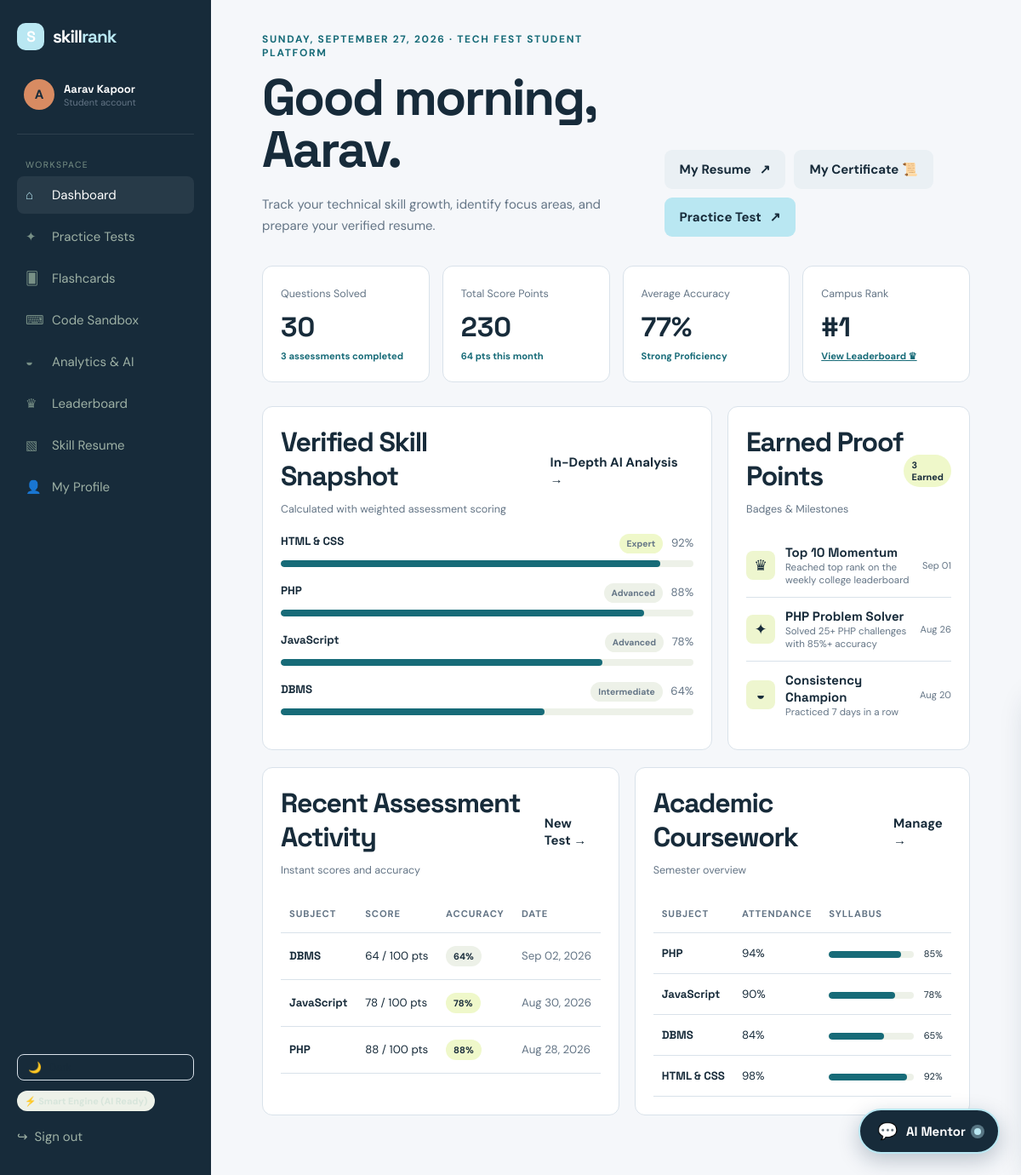
/dashboard.php (signed in), run on the app's committed database.
### tables this page shows
CREATE TABLE IF NOT EXISTS `students` (
    `id` INT AUTO_INCREMENT PRIMARY KEY,
    `user_id` INT UNIQUE NOT NULL,
    `university` VARCHAR(160) DEFAULT 'Northbridge University',
    `course` VARCHAR(100) DEFAULT 'BCA / B.Tech CS',
    `semester` VARCHAR(40) DEFAULT 'Semester 4',
    `phone` VARCHAR(30) DEFAULT '',
    `avatar` VARCHAR(255) DEFAULT '',
    `bio` TEXT,
    `career_goal` VARCHAR(160) DEFAULT 'Full-Stack Software Developer',
    FOREIGN KEY (`user_id`) REFERENCES `users`(`id`) ON DELETE CASCADE
);

CREATE TABLE IF NOT EXISTS `users` (
    `id` INT AUTO_INCREMENT PRIMARY KEY,
    `name` VARCHAR(100) NOT NULL,
    `email` VARCHAR(160) UNIQUE NOT NULL,
    `password_hash` VARCHAR(255) NOT NULL,
    `role` ENUM('student','admin') DEFAULT 'student',
    `created_at` TIMESTAMP DEFAULT CURRENT_TIMESTAMP
);

CREATE TABLE IF NOT EXISTS `student_skills` (
    `id` INT AUTO_INCREMENT PRIMARY KEY,
    `user_id` INT NOT NULL,
    `skill_id` INT NOT NULL,
    `score` DECIMAL(5,2) DEFAULT 0,
    `level` VARCHAR(30) DEFAULT 'Beginner',
    `updated_at` TIMESTAMP DEFAULT CURRENT_TIMESTAMP ON UPDATE CURRENT_TIMESTAMP,
    UNIQUE KEY `student_skill` (`user_id`, `skill_id`),
    FOREIGN KEY (`user_id`) REFERENCES `users`(`id`) ON DELETE CASCADE,
    FOREIGN KEY (`skill_id`) REFERENCES `skills`(`id`) ON DELETE CASCADE
);

CREATE TABLE IF NOT EXISTS `skills` (
    `id` INT AUTO_INCREMENT PRIMARY KEY,
    `name` VARCHAR(80) NOT NULL UNIQUE
);

CREATE TABLE IF NOT EXISTS `achievements` (
    `id` INT AUTO_INCREMENT PRIMARY KEY,
    `user_id` INT NOT NULL,
    `title` VARCHAR(120) NOT NULL,
    `description` VARCHAR(255),
    `icon` VARCHAR(10) DEFAULT '✦',
    `earned_at` DATE,
    FOREIGN KEY (`user_id`) REFERENCES `users`(`id`) ON DELETE CASCADE
);

CREATE TABLE IF NOT EXISTS `quiz_attempts` (
    `id` INT AUTO_INCREMENT PRIMARY KEY,
    `user_id` INT NOT NULL,
    `subject_id` INT NOT NULL,
    `test_id` INT NULL,
    `score` INT DEFAULT 0,
    `total_marks` INT DEFAULT 0,
    `questions_count` INT DEFAULT 0,
    `accuracy` DECIMAL(5,2) DEFAULT 0,
    `time_taken_seconds` INT DEFAULT 0,
    `created_at` TIMESTAMP DEFAULT CURRENT_TIMESTAMP,
    FOREIGN KEY (`user_id`) REFERENCES `users`(`id`) ON DELETE CASCADE,
    FOREIGN KEY (`subject_id`) REFERENCES `subjects`(`id`) ON DELETE CASCADE
);

CREATE TABLE IF NOT EXISTS `subjects` (
    `id` INT AUTO_INCREMENT PRIMARY KEY,
    `name` VARCHAR(80) NOT NULL,
    `code` VARCHAR(20) NOT NULL,
    `description` VARCHAR(255) DEFAULT '',
    `icon` VARCHAR(30) DEFAULT '✦'
);

CREATE TABLE IF NOT EXISTS `academic_records` (
    `id` INT AUTO_INCREMENT PRIMARY KEY,
    `user_id` INT NOT NULL,
    `subject_id` INT NOT NULL,
    `marks` DECIMAL(5,2),
    `attendance` DECIMAL(5,2),
    `syllabus_progress` DECIMAL(5,2),
    `exam_date` DATE,
    FOREIGN KEY (`user_id`) REFERENCES `users`(`id`) ON DELETE CASCADE,
    FOREIGN KEY (`subject_id`) REFERENCES `subjects`(`id`) ON DELETE CASCADE
);

### db.php (called while the page is built, shortened)
<?php
function db(): mysqli {
    static $connection;
    if (!$connection) {
        $connection = new mysqli(DB_HOST, DB_USER, DB_PASS, DB_NAME);
        $connection->set_charset('utf8mb4');
    }
    return $connection;
}
function query(string $sql, string $types = '', array $params = []): mysqli_result|bool {
    $statement = db()->prepare($sql);
    if ($types && $params) $statement->bind_param($types, ...$params);
    $statement->execute();
    return $statement->get_result() ?: true;
}
function one(string $sql, string $types = '', array $params = []): ?array {
    $result = query($sql, $types, $params);
    return $result instanceof mysqli_result ? ($result->fetch_assoc() ?: null) : null;
}
function many(string $sql, string $types = '', array $params = []): array {
    $result = query($sql, $types, $params);
    return $result instanceof mysqli_result ? $result->fetch_all(MYSQLI_ASSOC) : [];
}

### auth.php (called while the page is built, shortened)
<?php
require_once __DIR__ . '/db.php';
function current_user(bool $refresh = false): ?array {
    static $user;
    if (isset($user)) return $user;
    $user = !empty($_SESSION['user_id'])
        ? one('SELECT u.*, s.university, s.course, s.semester, s.phone, s.avatar, s.bio, s.career_goal FROM users u LEFT JOIN students s ON s.user_id=u.id WHERE u.id=?', 'i', [(int) $_SESSION['user_id']])
        : null;
    return $user;
}
function require_login(string $role = ''): void {
    $user = current_user();
}
function e(?string $value): string { return htmlspecialchars($value ?? '', ENT_QUOTES, 'UTF-8'); }

### dashboard.php (the view, shortened to what this page needs)
<?php
require_once __DIR__ . '/auth.php';
require_login('student');
$user = current_user();
$uid = $user['id'];
$stats = one('SELECT COALESCE(SUM(questions_count),0) solved, COALESCE(SUM(score),0) points, COALESCE(AVG(accuracy),0) accuracy, COUNT(id) tests_taken FROM quiz_attempts WHERE user_id=?', 'i', [$uid]);
$monthly = one('SELECT COALESCE(SUM(questions_count),0) solved, COALESCE(SUM(score),0) points, COALESCE(AVG(accuracy),0) accuracy FROM quiz_attempts WHERE user_id=? AND created_at >= DATE_FORMAT(CURRENT_DATE,\'%Y-%m-01\')', 'i', [$uid]);
$rank = one('SELECT COUNT(*)+1 rank_no FROM (SELECT u.id, COALESCE(SUM(qa.score),0) points FROM users u LEFT JOIN quiz_attempts qa ON qa.user_id=u.id WHERE u.role=\'student\' GROUP BY u.id HAVING points > (SELECT COALESCE(SUM(score),0) FROM quiz_attempts WHERE user_id=?)) ranks', 'i', [$uid]);
$skills = many('SELECT sk.name, ss.score, ss.level FROM student_skills ss JOIN skills sk ON sk.id=ss.skill_id WHERE ss.user_id=? ORDER BY ss.score DESC', 'i', [$uid]);
$achievements = many('SELECT * FROM achievements WHERE user_id=? ORDER BY earned_at DESC LIMIT 4', 'i', [$uid]);
$recentTests = many('SELECT qa.*, s.name as subject_name, s.code as subject_code FROM quiz_attempts qa JOIN subjects s ON s.id=qa.subject_id WHERE qa.user_id=? ORDER BY qa.created_at DESC LIMIT 4', 'i', [$uid]);
$records = many('SELECT s.name, ar.marks, ar.attendance, ar.syllabus_progress FROM academic_records ar JOIN subjects s ON s.id=ar.subject_id WHERE ar.user_id=?', 'i', [$uid]);
$hour = (int) date('G');
$greeting = $hour < 12 ? 'Good morning' : ($hour < 18 ? 'Good afternoon' : 'Good evening');
include 'includes/header.php';
?>
<div class="page-head">
<div>
<div class="eyebrow"><?= date('l, F j, Y') ?> · Tech Fest Student Platform</div>
<h1><?= e($greeting) ?>, <?= e(explode(' ', $user['name'])[0]) ?>.</h1>
<p>Track your technical skill growth, identify focus areas, and prepare your verified resume.</p>
</div>
<div style="display:flex;gap:10px;flex-wrap:wrap">
<a class="button button-quiet" href="resume.php">My Resume <span>↗</span></a>
<a class="button button-quiet" href="certificate.php">My Certificate 📜</a>
<a class="button button-primary" href="practice.php">Practice Test <span>↗</span></a>
</div>
</div>
<div class="stat-grid">
<div class="stat-card">
<small>Questions Solved</small>
<strong><?= number_format($stats['solved']) ?></strong>
<?php if((int)$stats['solved'] > 0): ?>
<span class="delta"><?= $stats['tests_taken'] ?> assessments completed</span>
<?php else: ?>
<span class="delta muted-delta">Take your first test</span>
<?php endif; ?>
</div>
<div class="stat-card">
<small>Total Score Points</small>
<strong><?= number_format($stats['points']) ?></strong>
<span class="delta"><?= number_format($monthly['points']) ?> pts this month</span>
</div>
<div class="stat-card">
<small>Average Accuracy</small>
<strong><?= round($stats['accuracy']) ?>%</strong>
<span class="delta"><?= round($stats['accuracy']) >= 75 ? 'Strong Proficiency' : 'Developing Baseline' ?></span>
</div>
<div class="stat-card">
<small>Campus Rank</small>
<strong><?= ((int)$stats['solved'] > 0 ? '#' . e((string)($rank['rank_no'] ?? '1')) : '—') ?></strong>
<span class="delta"><a href="leaderboard.php" style="color:var(--teal);text-decoration:underline">View Leaderboard ♛</a></span>
</div>
</div>
<div class="dashboard-grid">
<section class="panel">
<div class="panel-head">
<div>
<h2>Verified Skill Snapshot</h2>
<small>Calculated with weighted assessment scoring</small>
</div>
<a class="text-link" href="analytics.php">In-Depth AI Analysis →</a>
</div>
<?php if ($skills): ?>
<?php foreach($skills as $skill):
    $lvlBadge = match($skill['level']) {
        'Expert' => 'pill lime',
        'Advanced' => 'pill',
        'Intermediate' => 'pill',
        default => 'pill'
    };
?>
<div class="skill-row">
<div class="skill-label">
<strong><?= e($skill['name']) ?></strong>
<span>
<span class="<?= $lvlBadge ?>" style="font-size:0.65rem;margin-right:6px"><?= e($skill['level']) ?></span>
<?= round($skill['score']) ?>%
</span>
</div>
<div class="progress">
<i data-progress="<?= round($skill['score']) ?>"></i>
</div>
</div>
<?php endforeach; ?>
<?php endif; ?>
</section>
<section class="panel">
<div class="panel-head">
<div>
<h2>Earned Proof Points</h2>
<small>Badges & Milestones</small>
</div>
<span class="pill lime"><?= count($achievements) ?> Earned</span>
</div>
<?php if ($achievements): ?>
<?php foreach($achievements as $item): ?>
<div class="achievement">
<span style="font-size:1.1rem"><?= e($item['icon']) ?></span>
<div style="flex:1">
<strong><?= e($item['title']) ?></strong>
<small><?= e($item['description']) ?></small>
</div>
<small class="muted" style="font-size:0.7rem"><?= date('M d', strtotime($item['earned_at'])) ?></small>
</div>
<?php endforeach; ?>
<?php endif; ?>
</section>
</div>
<div class="dashboard-grid" style="margin-top:20px">
<section class="panel">
<div class="panel-head">
<div>
<h2>Recent Assessment Activity</h2>
<small>Instant scores and accuracy</small>
</div>
<a class="text-link" href="practice.php">New Test →</a>
</div>
<div class="table-wrap">
<table class="data-table">
<thead>
<tr>
<th>Subject</th>
<th>Score</th>
<th>Accuracy</th>
<th>Date</th>
</tr>
</thead>
<tbody>
<?php if ($recentTests): ?>
<?php foreach ($recentTests as $test): ?>
<tr>
<td><strong><?= e($test['subject_name']) ?></strong></td>
<td><?= $test['score'] ?> / <?= $test['total_marks'] ?> pts</td>
<td>
<span class="pill <?= $test['accuracy'] >= 75 ? 'lime' : '' ?>">
<?= round($test['accuracy']) ?>%
</span>
</td>
<td class="muted"><?= date('M d, Y', strtotime($test['created_at'])) ?></td>
</tr>
<?php endforeach; ?>
<?php else: ?>
<tr><td colspan="4" class="muted" style="text-align:center;padding:25px">No assessments taken yet. Take your first test from the Practice studio!</td></tr>
<?php endif; ?>
</tbody>
</table>
</div>
</section>
<section class="panel">
<div class="panel-head">
<div>
<h2>Academic Coursework</h2>
<small>Semester overview</small>
</div>
<a class="text-link" href="profile.php">Manage →</a>
</div>
<div class="table-wrap">
<table class="data-table">
<thead>
<tr>
<th>Subject</th>
<th>Attendance</th>
<th>Syllabus</th>
</tr>
</thead>
<tbody>
<?php if ($records): ?>
<?php foreach ($records as $r): ?>
<tr>
<td><strong><?= e($r['name']) ?></strong></td>
<td><?= round($r['attendance']) ?>%</td>
<td>
<div class="progress" style="width:100px;display:inline-block;vertical-align:middle;margin-right:8px">
<i data-progress="<?= round($r['syllabus_progress']) ?>"></i>
</div>
<small><?= round($r['syllabus_progress']) ?>%</small>
</td>
</tr>
<?php endforeach; ?>
<?php else: ?>
<tr><td colspan="3" class="muted" style="text-align:center;padding:25px">Academic records will appear here.</td></tr>
<?php endif; ?>
</tbody>
</table>
</div>
</section>
</div>
<?php include 'includes/footer.php'; ?>

### includes/header.php (shortened to what this page needs)
<?php
require_once __DIR__ . '/../auth.php';
require_once __DIR__ . '/../ai.php';
$user = current_user();
$active = basename($_SERVER['PHP_SELF']);
?>
<!doctype html>
<html lang="en">
<head>
<link rel="stylesheet" href="assets/style.css?v=12">
</head>
<body>
<?php if ($user): ?>
<aside class="sidebar">
<a class="brand" href="<?= $user['role'] === 'admin' ? 'admin_dashboard.php' : 'dashboard.php' ?>">
<span class="brand-mark">S</span>
<span>skill<span>rank</span></span>
</a>
<div class="profile-mini">
<div class="avatar">
<?= strtoupper(substr($user['name'], 0, 1)) ?>
</div>
<div>
<strong><?= e($user['name']) ?></strong>
<small><?= ucfirst($user['role']) ?> account</small>
</div>
</div>
<nav>
<small class="nav-label">Workspace</small>
<?php
$links = $user['role'] === 'admin' ? [
    ['admin_dashboard.php', 'Overview', '◈'],
    ['students.php', 'Students', '♙'],
    ['subjects.php', 'Subjects', '▦'],
    ['questions.php', 'Question Bank', '▤'],
    ['admin_analytics.php', 'Analytics', '◒'],
    ['leaderboard.php', 'Leaderboard', '♛'],
    ['admin_ai.php', 'AI Diagnostics', '✦']
] : [
    ['dashboard.php', 'Dashboard', '⌂'],
    ['practice.php', 'Practice Tests', '✦'],
    ['flashcards.php', 'Flashcards', '🂠'],
    ['playground.php', 'Code Sandbox', '⌨'],
    ['analytics.php', 'Analytics & AI', '◒'],
    ['leaderboard.php', 'Leaderboard', '♛'],
    ['resume.php', 'Skill Resume', '▧'],
    ['profile.php', 'My Profile', '👤']
];
foreach ($links as $link):
    $isActive = ($active === $link[0]) || ($link[0] === 'questions.php' && $active === 'question_form.php');
?>
<a class="nav-link <?= $isActive ? 'active' : '' ?>" href="<?= $link[0] ?>">
<span><?= $link[2] ?></span>
<?= $link[1] ?>
</a>
<?php endforeach; ?>
</nav>
<div style="margin-top:auto;padding-top:20px;display:flex;flex-direction:column;gap:12px">
<button type="button" id="themeToggleBtn" onclick="toggleSkillRankTheme()" class="theme-toggle-btn" style="display:flex;align-items:center;gap:8px;background:none;border:1px solid var(--line);padding:7px 12px;border-radius:8px;color:var(--ink);cursor:pointer;font-size:0.8rem;transition:all 0.2s">
<span id="themeToggleIcon">🌙</span> <span id="themeToggleText">Toggle Theme</span>
</button>
<div style="font-size:0.75rem"><?= ai_badge_html() ?></div>
<a class="logout" href="logout.php" style="display:flex;align-items:center;gap:8px;text-decoration:none;padding:8px 0">
<span>↪</span> <span>Sign out</span>
</a>
</div>
</aside>
<?php endif; ?>
<main class="<?= $user ? 'app-main' : '' ?>">

### data on the page
students: user.name "A", user.name "Aarav Kapoor", user.role "Student", user.name "Aarav"
student_skills: skill.name "HTML & CSS", level "Expert", score "92"
student_skills: skill.name "PHP", level "Advanced", score "88"
student_skills: skill.name "JavaScript", level "Advanced", score "78"
student_skills: skill.name "DBMS", level "Intermediate", score "64"
achievements: icon "♛", title "Top 10 Momentum", description "Reached top rank on the weekly college leaderboard", earned_at "Sep 01"
achievements: icon "✦", title "PHP Problem Solver", description "Solved 25+ PHP challenges with 85%+ accuracy", earned_at "Aug 26"
achievements: icon "◒", title "Consistency Champion", description "Practiced 7 days in a row", earned_at "Aug 20"
quiz_attempts: subject.name "DBMS", score "64", total_marks "100", accuracy "64", created_at "Sep 02, 2026"
quiz_attempts: subject.name "JavaScript", score "78", total_marks "100", accuracy "78", created_at "Aug 30, 2026"
quiz_attempts: subject.name "PHP", score "88", total_marks "100", accuracy "88", created_at "Aug 28, 2026"
academic_records: subject.name "PHP", attendance "94", syllabus_progress "85"
academic_records: subject.name "JavaScript", attendance "90", syllabus_progress "78"
academic_records: subject.name "DBMS", attendance "84", syllabus_progress "65"
academic_records: subject.name "HTML & CSS", attendance "98", syllabus_progress "92"

### other printed values
$link[2] "⌂"
$link[1] "Dashboard"
$link[2] "✦"
$link[1] "Practice Tests"
$link[2] "🂠"
$link[1] "Flashcards"
$link[2] "⌨"
$link[1] "Code Sandbox"
$link[2] "◒"
$link[1] "Analytics & AI"
$link[2] "♛"
$link[1] "Leaderboard"
$link[2] "▧"
$link[1] "Skill Resume"
$link[2] "👤"
